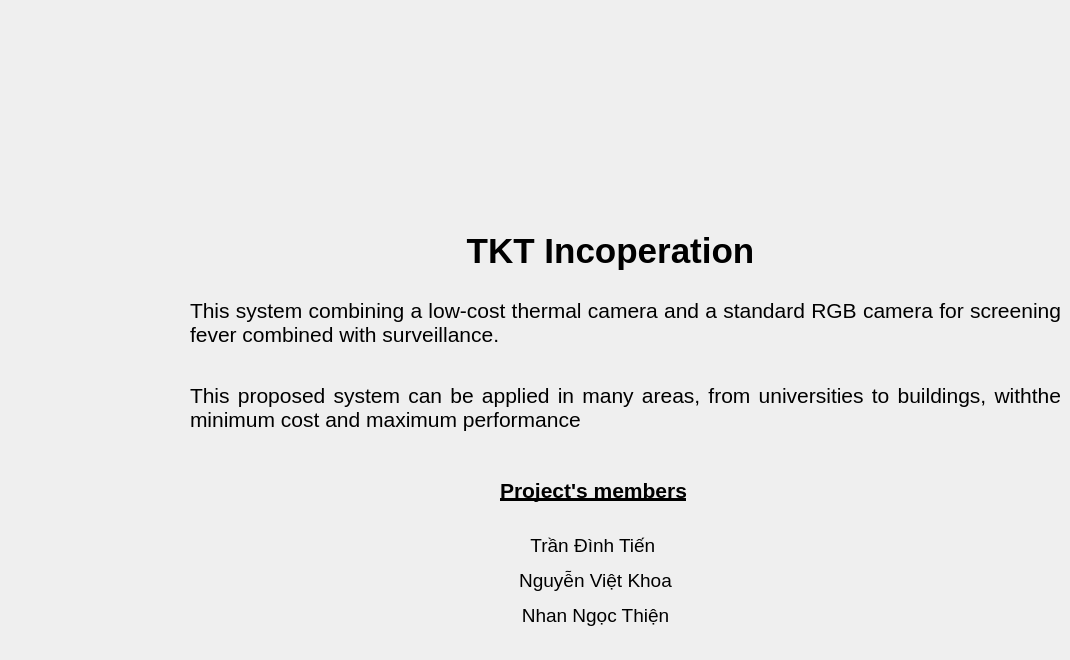
      <widget class="QWidget" name="product_info">
       <widget class="QLabel" name="label_3">
        <property name="geometry">
         <rect>
          <x>510</x>
          <y>40</y>
          <width>201</width>
          <height>191</height>
         </rect>
        </property>
        <property name="text">
         <string/>
        </property>
        <property name="pixmap">
         <pixmap>images/logo.png</pixmap>
        </property>
       </widget>
       <widget class="QLabel" name="label_4">
        <property name="geometry">
         <rect>
          <x>400</x>
          <y>220</y>
          <width>421</width>
          <height>61</height>
         </rect>
        </property>
        <property name="font">
         <font>
          <pointsize>26</pointsize>
          <weight>75</weight>
          <bold>true</bold>
         </font>
        </property>
        <property name="text">
         <string>TKT Incoperation</string>
        </property>
        <property name="alignment">
         <set>Qt::AlignCenter</set>
        </property>
       </widget>
       <widget class="QLabel" name="label_5">
        <property name="geometry">
         <rect>
          <x>190</x>
          <y>270</y>
          <width>871</width>
          <height>191</height>
         </rect>
        </property>
        <property name="font">
         <font>
          <pointsize>16</pointsize>
         </font>
        </property>
        <property name="text">
         <string>&lt;html&gt;&lt;head/&gt;&lt;body&gt;&lt;p align=&quot;justify&quot;&gt;This system combining a low-cost thermal camera and a standard RGB camera for screening fever combined with surveillance. &lt;br/&gt;&lt;/p&gt;&lt;p align=&quot;justify&quot;&gt;This proposed system can be applied in many areas, from universities to buildings, withthe minimum cost and maximum performance&lt;/p&gt;&lt;/body&gt;&lt;/html&gt;</string>
        </property>
        <property name="scaledContents">
         <bool>false</bool>
        </property>
        <property name="wordWrap">
         <bool>true</bool>
        </property>
       </widget>
       <widget class="QLabel" name="label_6">
        <property name="geometry">
         <rect>
          <x>500</x>
          <y>510</y>
          <width>191</width>
          <height>141</height>
         </rect>
        </property>
        <property name="text">
         <string>&lt;html&gt;&lt;head/&gt;&lt;body&gt;&lt;p align=&quot;center&quot;&gt;&lt;span style=&quot; font-size:14pt;&quot;&gt;Trần Đình Tiến &lt;/span&gt;&lt;/p&gt;&lt;p align=&quot;center&quot;&gt;&lt;span style=&quot; font-size:14pt;&quot;&gt;Nguyễn Việt Khoa&lt;/span&gt;&lt;/p&gt;&lt;p align=&quot;center&quot;&gt;&lt;span style=&quot; font-size:14pt;&quot;&gt;Nhan Ngọc Thiện&lt;/span&gt;&lt;/p&gt;&lt;/body&gt;&lt;/html&gt;</string>
        </property>
       </widget>
       <widget class="QLabel" name="label_7">
        <property name="geometry">
         <rect>
          <x>500</x>
          <y>470</y>
          <width>211</width>
          <height>41</height>
         </rect>
        </property>
        <property name="text">
         <string>&lt;html&gt;&lt;head/&gt;&lt;body&gt;&lt;p&gt;&lt;span style=&quot; font-size:16pt; font-weight:600; text-decoration: underline;&quot;&gt;Project's members&lt;/span&gt;&lt;/p&gt;&lt;/body&gt;&lt;/html&gt;</string>
        </property>
       </widget>
      </widget>
